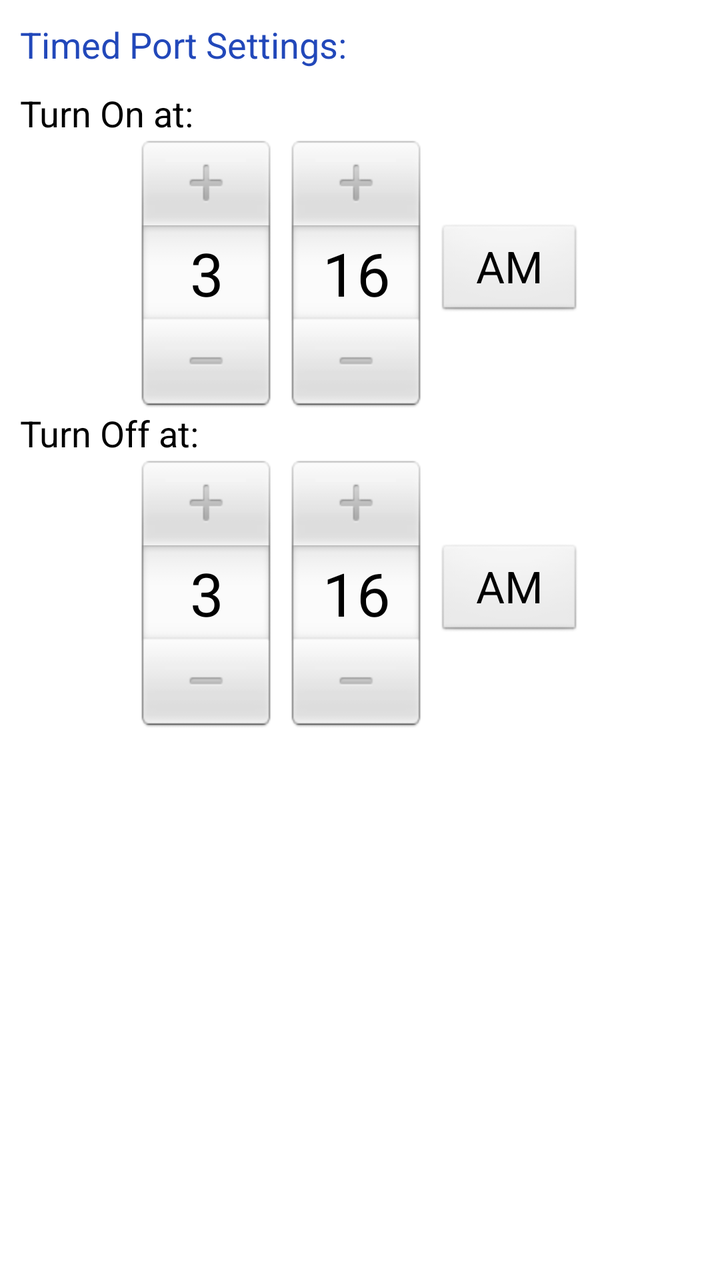
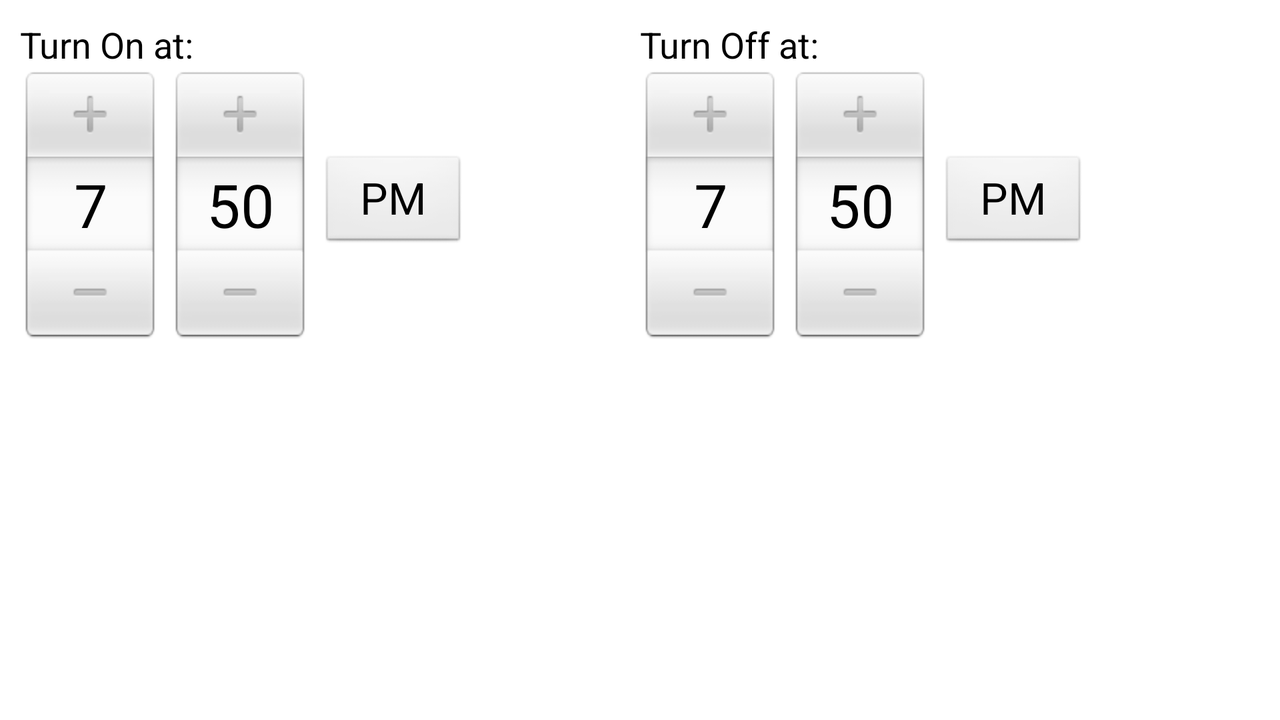

The same Android screen from two of the app's own layout files: first res/layout/ as a phone draws it, then the repository's variant for another configuration, drawn on a device whose configuration selects that folder. Both files follow.
<!-- AndroidManifest.xml: application theme android:Theme.Light -->
<!-- res/layout/functiontimedport.xml -->
<?xml version="1.0" encoding="utf-8"?>

<LinearLayout xmlns:android="http://schemas.android.com/apk/res/android"
    android:layout_width="fill_parent"
    android:layout_height="match_parent"
    android:orientation="vertical"
    android:padding="10dp" >

    <TextView
        android:id="@+id/TextView03"
        android:layout_width="wrap_content"
        android:layout_height="wrap_content"
        android:paddingBottom="10dp"
        android:text="@string/TimedPortSettingsLabel"
        android:textAppearance="?android:attr/textAppearanceMedium"
        android:textColor="@color/EvolutionOverriden" />

    <TextView
        android:id="@+id/textview01"
        android:layout_width="wrap_content"
        android:layout_height="wrap_content"
        android:text="@string/TimedPortTurnOnLabel"
        android:textAppearance="?android:attr/textAppearanceMedium" />

    <TimePicker
        android:id="@+id/timePicker1"
        android:layout_width="wrap_content"
        android:layout_height="wrap_content"
        android:layout_gravity="center" />

    <TextView
        android:id="@+id/TextView01"
        android:layout_width="wrap_content"
        android:layout_height="wrap_content"
        android:text="@string/TimedPortTurnOffLabel"
        android:textAppearance="?android:attr/textAppearanceMedium" />

    <TimePicker
        android:id="@+id/TimePicker01"
        android:layout_width="wrap_content"
        android:layout_height="wrap_content"
        android:layout_gravity="center" />

</LinearLayout>
<!-- resources referenced by this layout -->
<resources>
  <color name="EvolutionOverriden">#2248BA</color>
  <string name="TimedPortSettingsLabel">Timed Port Settings:</string>
  <string name="TimedPortTurnOffLabel">Turn Off at:</string>
  <string name="TimedPortTurnOnLabel">Turn On at:</string>
</resources>
<!-- res/layout-land/functiontimedport.xml (the repository's variant of the layout above) -->
<!-- drawn on the phone turned sideways -->
<?xml version="1.0" encoding="utf-8"?>
<LinearLayout xmlns:android="http://schemas.android.com/apk/res/android"
    android:layout_width="fill_parent"
    android:layout_height="match_parent"
    android:orientation="vertical"
    android:padding="10dp" >

    <LinearLayout
        android:layout_width="match_parent"
        android:layout_height="wrap_content" >

        <LinearLayout
            android:layout_width="wrap_content"
            android:layout_height="wrap_content"
            android:layout_gravity="center"
            android:layout_weight="1"
            android:orientation="vertical" >

            <TextView
                android:id="@+id/textview01"
                android:layout_width="wrap_content"
                android:layout_height="wrap_content"
                android:text="@string/TimedPortTurnOnLabel"
                android:textAppearance="?android:attr/textAppearanceMedium" />

            <TimePicker
                android:id="@+id/timePicker1"
                android:layout_width="wrap_content"
                android:layout_height="wrap_content" />
        </LinearLayout>

        <LinearLayout
            android:layout_width="wrap_content"
            android:layout_height="wrap_content"
            android:layout_gravity="center"
            android:layout_weight="1"
            android:orientation="vertical" >

            <TextView
                android:id="@+id/TextView01"
                android:layout_width="wrap_content"
                android:layout_height="wrap_content"
                android:text="@string/TimedPortTurnOffLabel"
                android:textAppearance="?android:attr/textAppearanceMedium" />

            <TimePicker
                android:id="@+id/TimePicker01"
                android:layout_width="wrap_content"
                android:layout_height="wrap_content" />
        </LinearLayout>
    </LinearLayout>

</LinearLayout>
<!-- resources referenced by the variant -->
<!-- as the phone turned sideways resolves them -->
<resources>
  <string name="TimedPortTurnOffLabel">Turn Off at:</string>
  <string name="TimedPortTurnOnLabel">Turn On at:</string>
</resources>
